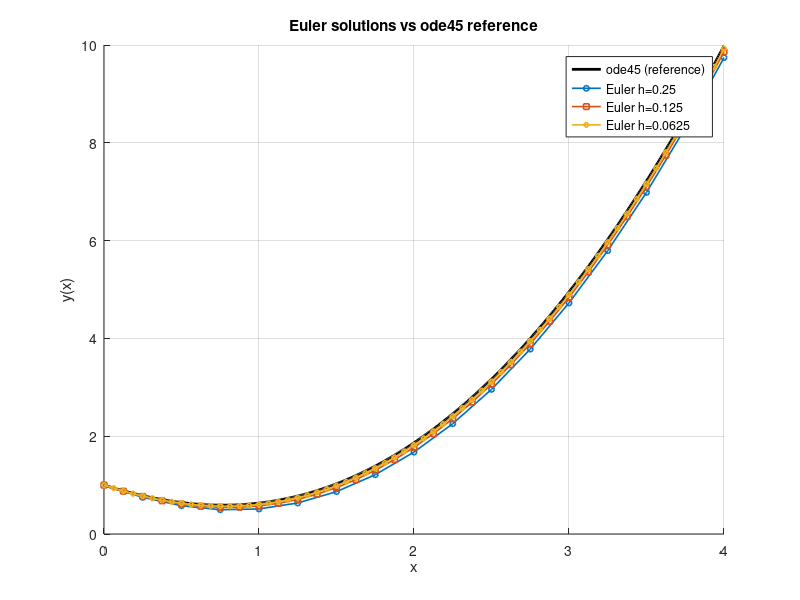

Here is the MATLAB script that generated this plot:
clear; clc; close all;

f = @(x,y) x.^2 - y;

x0 = 0; xf = 4; y0 = 1;

hs = [0.25, 0.125, 0.0625];
x_table = x0:0.25:xf;

opts = odeset('RelTol',1e-10,'AbsTol',1e-10);
[t_ref, y_ref] = ode45(@(x,y) f(x,y), x_table, y0, opts);
y_ref = y_ref(:);

x_dense = linspace(x0, xf, 600);
[t_dense, y_dense] = ode45(@(x,y) f(x,y), x_dense, y0, opts);

figure; hold on; grid on;
plot(t_dense, y_dense, 'k-', 'LineWidth', 2);

for m = 1:length(hs)
    h = hs(m);
    N = round((xf - x0)/h);

    x = x0 + (0:N)*h;
    y = zeros(size(x));
    y(1) = y0;

    for n = 1:N
        y(n+1) = y(n) + h * f(x(n), y(n));
    end

    idx = round((x_table - x0)/h) + 1;
    y_e_tab = y(idx).';
    err_tab = abs(y_e_tab - y_ref);

    fprintf('\n=============================================\n');
    fprintf('Euler method results for h = %.6f\n', h);
    fprintf('   x        y_Euler           y_ode45           abs_error\n');
    fprintf('-------------------------------------------------------------\n');
    for k = 1:length(x_table)
        fprintf('%5.2f   %14.10f   %14.10f   %14.10e\n', ...
            x_table(k), y_e_tab(k), y_ref(k), err_tab(k));
    end

    if m == 1
        plot(x, y, 'o-', 'LineWidth', 1.2, 'MarkerSize', 4);
    elseif m == 2
        plot(x, y, 's-', 'LineWidth', 1.2, 'MarkerSize', 4);
    else
        plot(x, y, 'd-', 'LineWidth', 1.2, 'MarkerSize', 4);
    end
end

xlabel('x');
ylabel('y(x)');
title('Euler solutions vs ode45 reference');
legend('ode45 (reference)', 'Euler h=0.25', 'Euler h=0.125', 'Euler h=0.0625', 'Location','northeast');
